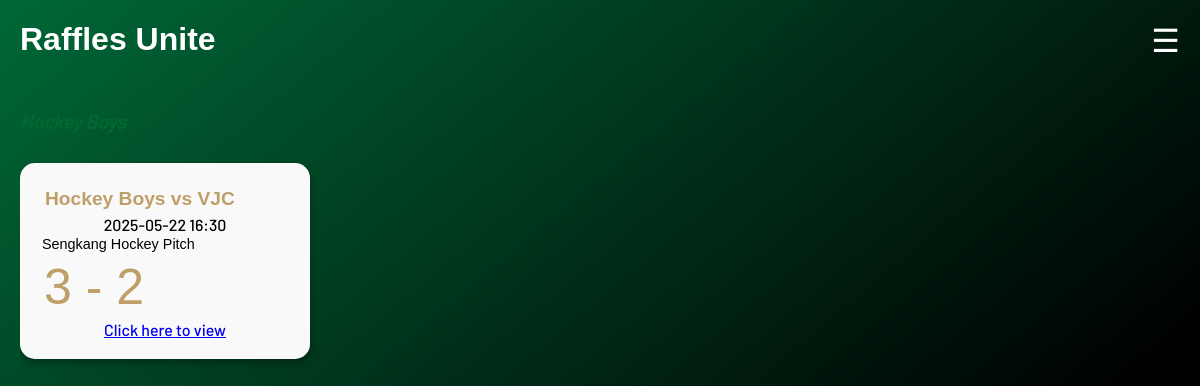
The page /cca/5b on the database its author committed.
### tables this page shows
CREATE TABLE Accounts (
            ccaid TEXT PRIMARY KEY,
            ccaname TEXT,
            pw TEXT
        );

CREATE TABLE "Posts" (
	"ccaid"	TEXT,
	"postid"	TEXT,
	"ccaname"	TEXT,
	"opp"	TEXT,
	"date"	TEXT,
	"time"	TEXT,
	"venue"	TEXT,
	"riscore"	INTEGER,
	"opscore"	INTEGER,
	"result"	TEXT,
	"vid"	TEXT,
	"caption"	TEXT,
	PRIMARY KEY("postid"),
	FOREIGN KEY("ccaid") REFERENCES "Accounts"("ccaid")
);

### app.py (the view)
@app.route('/cca/<ccaid>')
def cca_page(ccaid):
    posts = get_posts_by_ccaid(ccaid)
    ccaname = get_ccaname_byid(ccaid)
    return render_template('cca.html', posts=posts, ccaname=ccaname)

### db.py (called while the page is built)
def get_posts_by_ccaid(ccaid): #gives dict of posts by ccaid (dict required as the details might have to be changed by user)
    conn = sqlite3.connect('unite.db')
    conn.row_factory = sqlite3.Row
    cursor = conn.cursor()
    cursor.execute('''
        SELECT postid, opp, date, time, venue, caption, riscore, opscore, vid
        FROM posts
        WHERE ccaid = ?
        ORDER BY date DESC
    ''', (ccaid,))
    rows = cursor.fetchall()
    posts = [dict(row) for row in rows]
    conn.close()
    return posts

def get_ccaname_byid(ccaid):
    conn = sqlite3.connect("unite.db")
    cursor = conn.cursor()
    cursor.execute("""
        SELECT ccaname
        FROM Accounts
        WHERE ccaid = ?
        LIMIT 1
    """, (ccaid,))
    result = cursor.fetchone()
    conn.close()
    if result:
        return result[0]
    else:
        return "Unnamed CCA"  # or return None, and handle it in route

### templates/cca.html (shortened to what this page needs)
<!DOCTYPE html>
<html lang="en">
<head>
    <link rel="stylesheet" href="{{ url_for('static', filename='styles.css') }}">
</head>
<body>
    <div class="header">
        <h1>Raffles Unite</h1>
        <div class="dropdown">
            <div class="dropdown-button">☰</div>
        </div>
    </div>
    <div class="section-title">{{ ccaname }}</div>
    <div class="scroll-container">
        {% for game in posts %}
            <div class="card">
                <div class="matchup">{{ ccaname }} vs {{ game.opp }}</div>
                <div>{{ game.date }} {{ game.time }}</div>
                <div class="venue">{{ game.venue }}</div>
                <div class="score">{{ game.riscore }} - {{ game.opscore }}</div>
                <a href="{{ url_for('post', postid=game.postid) }}">Click here to view</a>
            </div>
        {% endfor %}
    </div>
</body>
</html>

### static/styles.css (style rules this page uses)
html { min-height: 130%; background: linear-gradient(140deg, #006837, #000000, #000000, #bf9f68); background-attachment: fixed; padding-bottom: 10%; }
body { height: 100%; font-family: 'Barlow', sans-serif; color: white; margin: 0; padding-left: 20px; padding-right: 20px; }
h1 { font-family: 'Glacial Indifference', sans-serif; font-size: 2em; }
.header { display: flex; justify-content: space-between; align-items: center; }
.dropdown { position: relative; display: inline-block; }
.dropdown-button { font-size: 2em; cursor: pointer; }
.section-title { font-size: 1.5em; margin-top: 30px; font-weight: bold; font-style: italic; }
.scroll-container { display: flex; overflow-x: auto; padding: 20px 0; gap: 20px; }
.card { width: 250px; min-height: 180; background-color: #f9f9f9; color: black; border-radius: 15px; padding: 20px; flex-shrink: 0; box-shadow: 0 4px 8px rgba(0,0,0,0.3); text-align: center; }
.card .matchup { font-weight: bold; font-family: 'Glacial Indifference', sans-serif; color: #bf9f68; font-size: larger; padding: 5px; }
.card .venue { font-size: 0.9em; padding: 2px; }
.card .score { font-family: 'Glacial Indifference', sans-serif; font-size: 50px; padding: 4px; }
.section-title { font-size: 1.2rem; font-weight: bold; color: #006830; margin-bottom: 10px; }
.matchup { font-family: 'Glacial Indifference', sans-serif; color: #bf9f68; font-size: 80px; text-align: left; padding-bottom: 2px; }
.score { font-family: 'Glacial Indifference', sans-serif; text-align: left; color: #bf9f68; font-size: 50px; padding-bottom: 20px; }
.venue { font-weight: lighter; text-align: left; font-family: 'Glacial Indifference', sans-serif; font-size: 1em; color: black; }

### rows shown on the page
Posts: opp "VJC", date "2025-05-22", time "16:30", venue "Sengkang Hockey Pitch", riscore "3", opscore "2"
Accounts: ccaname "Hockey Boys"
